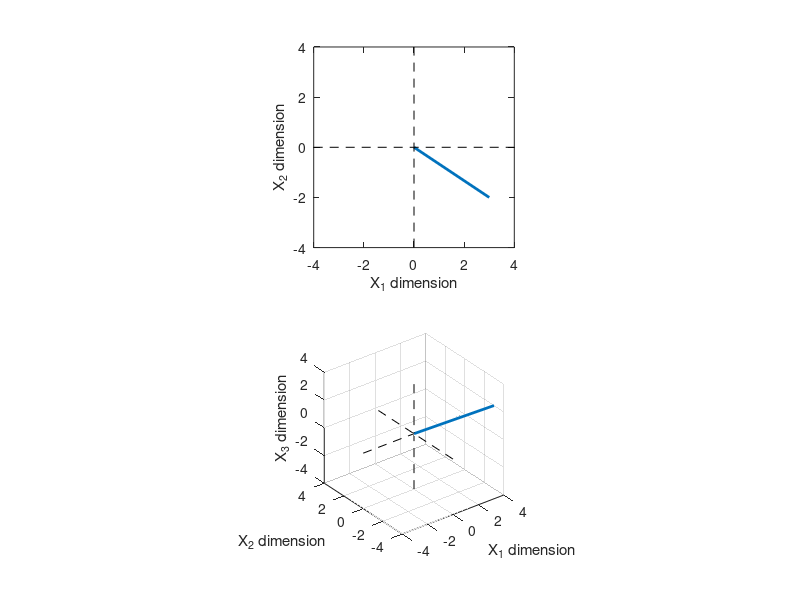

Reproduce this figure in MATLAB.
%%
%     COURSE: Linear algebra: theory and implementation
%    SECTION: Vectors
%      VIDEO: Algebraic and geometric interpretations
% Instructor: sincxpress.com
% Course url: https://www.udemy.com/course/linear-algebra-theory-and-implementation/?couponCode=202110
%
%%

clear, clc

%% creating and plotting vectors


% 2-dimensional row vector
v2 = [ 3 -2 ];

% 3-dimensional row vector
v3 = [ 4 -3 2 ];

% row to column (or vice-versa):
v3'

% or just column directly
v4 = [ 4; -3; 2 ];


% plot them
figure(1), clf
subplot(211)

% the main plotting line:
plot([0 v2(1)],[0 v2(2)],'linew',2)

% this code just makes the plot look nicer
axis square
axis([ -4 4 -4 4 ])
hold on
plot(get(gca,'xlim'),[0 0],'k--')
plot([0 0],get(gca,'ylim'),'k--')
xlabel('X_1 dimension')
ylabel('X_2 dimension')


% plot the 3D vector
subplot(212)

% the main plotting code:
plot3([0 v3(1)],[0 v3(2)],[0 v3(3)],'linew',2)

% make the plot look nicer
axis square
axis([ -4 4 -4 4 -4 4 ])
hold on, grid on
plot3(get(gca,'xlim'),[0 0],[0 0],'k--')
plot3([0 0],get(gca,'ylim'),[0 0],'k--')
plot3([0 0],[0 0],get(gca,'zlim'),'k--')
xlabel('X_1 dimension')
ylabel('X_2 dimension')
zlabel('X_3 dimension')

% might be easier to see when rotated
rotate3d on 

%% done.
